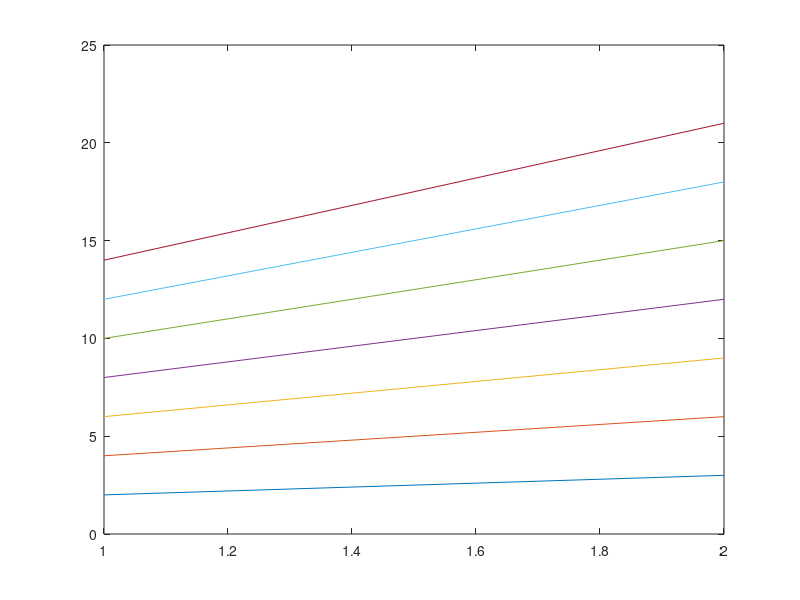

Reproduce this figure in MATLAB. (Note: this script raises an error after producing the figure.)
function colors = get_7_default_colors()

figure(3768)
a = plot([2 3]);
hold on
b = plot(2*[2 3]);
c = plot(3*[2 3]);
d = plot(4*[2 3]);
e = plot(5*[2 3]);
f = plot(6*[2 3]);
g = plot(7*[2 3]);

% colors = [a.Color; b.Color; c.Color; d.Color; e.Color; f.Color; g.Color];
colors = {a.Color; b.Color; c.Color; d.Color; e.Color; f.Color; g.Color};
% colors = [a.Color; b.Color; c.Color; d.Color; e.Color; [0 0 0]; g.Color];
% colors = kron(colors,[1; 1]);
% colors = kron(colors,[1; 1; 1; 1]);

close

end